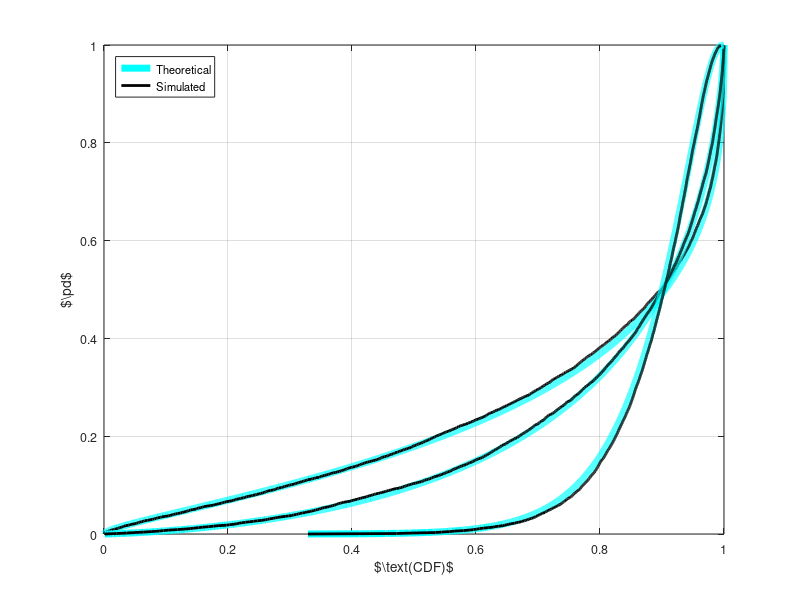

This figure's MATLAB source: (Note: this script raises an error after producing the figure.)
%% This matlab script validates analytical expression for distribution function for the
%% pd (probability of detection) is charterized using Gaussian approximation for different 
%% value of estimation and sensing time.

clear all;
close all;

if 1
        M = 1e4;                                        % Number of realizations
        test = [500 1000 5000];                         % Estimation   
        tsen = 1000;                                    % Sensing time  
        noise_power = 10^(-100/10);                     % Noise power        
        rcvd_energy = zeros(1, M);                      % Received Energy     
        pdc = 0.90;                                     % Constraint on probability of detection  
        sam_pts_th = 10000;                             % Samples for probability of detection  
        snr_rcvd = 10.^([0]/10);                  % snr for the channel g_p1  
        
        rcvd_energy_bar = (snr_rcvd + 1) * noise_power; % true value of received energy
        CDF_pd_sim = zeros(length(snr_rcvd), M);       % Buffer to store the simulated CDF values 
        CDF_pd_ana = zeros(length(snr_rcvd), M);       % Buffer to store the analytic CDF values 
        
        pd = zeros(1, M);
        pd_pts = zeros(length(snr_rcvd),M);            % Buffer to store the C0 points for the distribution function
        
                
        for k = 1:length(test)
          %% Simulation
          %% Estimation of rcvd_energy is supposed to be non-central chi squared distributed 
            for i=1:M
                rcvd_energy(i) = mean(random('norm',...
                    random('norm',0, sqrt(snr_rcvd * noise_power),1, test(k)),...
                    sqrt(noise_power), 1, test(k)).^2);
            end

            % Determine the threshold 
            threshold = gammaincinv(pdc, tsen/2,'upper') * 2 * rcvd_energy_bar / tsen;
            
            %% Realization of the random variable
            pd = gammainc(tsen/2, tsen/2 * threshold ./ rcvd_energy);        


            %% CDF of pd    

            %% Emperical CDF 
            [CDF_pd_temp, pd_pts(k,:),~,~,eid] = cdfcalc(pd);
            CDF_pd_sim(k,:) = CDF_pd_temp(1:M);

            %% Anayltical CDF
            CDF_pd_ana(k,:) = 1 - gammainc(test(k)/2, test(k) * tsen * threshold./...
                (4 * rcvd_energy_bar * gammaincinv(pd_pts(k,:), tsen/2, 'upper')));

   
        end
        
        figure(1);
        
        % Plotting Curves
        diff = 10;
        sim = 1:diff:M;

        k = 1;
        plot(pd_pts(k, :), CDF_pd_ana(k, :), 'c-', 'Linewidth',5);
        hold on,
        plot(pd_pts(k, sim), CDF_pd_sim(k, sim), 'k-', 'Linewidth',2);
        
        hold on,
        k = 2;
        plot(pd_pts(k, :), CDF_pd_ana(k, :), 'c-', 'Linewidth',5);
        hold on,
        plot(pd_pts(k, sim), CDF_pd_sim(k, sim), 'k-', 'Linewidth',2);
        
        hold on,
        k = 3;
        plot(pd_pts(k, :), CDF_pd_ana(k, :), 'c-', 'Linewidth',5);
        hold on,
        plot(pd_pts(k, sim), CDF_pd_sim(k, sim), 'k-', 'Linewidth',2);
        
        Fontsize = 9;

        grid on;
        ylabel('$\pd$','FontSize',Fontsize+2);
        xlabel('$\text(CDF)$','FontSize',Fontsize+2);
        hl = legend('Theoretical', 'Simulated');
        set(hl, 'Location', 'NorthWest', 'FontSize', Fontsize);
        set(gca,'FontSize',Fontsize);
        laprint(1, '../figures/fig_CDF_pd_diff_test_diff_tsen', 'options', 'factory', 'width', 8, 'scalefonts',...
            'on', 'factor',0.5, 'keepfontprops', 'on');        
end
